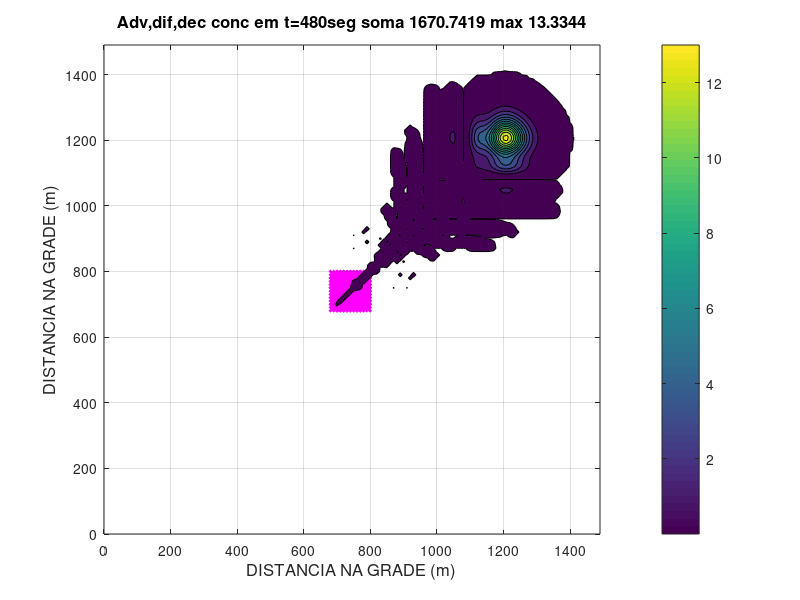

The MATLAB source for this figure:
% Programa para adveccao, difusao e decaimento 2D
% de vazamento instantaneo de poluente no mar
% (com monitoramento da concentracao total)

% adveccao - explicito, centrado no tempo
% difusao - explicito, avancado no tempo
% decaimento - implicito

%%%%constantes do modelo (Sistema Internacional de Unidades - SI)
clear all; close all; clc

jmax=150;
kmax=150;
nmax=480;
dx=10;
dy=10;
dt=1;
kx=0.1;
ky=0.1;
r=5e-3; 
freqplot=60;
concorte=0.0001;
xgrid=((1:jmax)-1)*dx;
ygrid=((1:kmax)-1)*dy;
%%%%%testar com r=0;

%%%%%Condicoes iniciais
% kj em vez de jk !!!!!!
fant=zeros(kmax,jmax);
fatu=zeros(kmax,jmax);
fren=zeros(kmax,jmax);
xderr=70:80;
yderr=70:80;
cderr=100; % [kg]

[xder,yder]=meshgrid(xderr,yderr);
fant(yder,xder)=cderr;
fatu(yder,xder)=cderr;
['Valores iniciais do total de poluente e seu maximo']
soma=sum(sum(fatu))
maximo=max(max(fatu))

%%%%Campo de velocidades
u=ones(kmax,jmax)*1.0;
v=ones(kmax,jmax)*1.0;

quadv=dt/dx;
qvadv=dt/dy;
qudif=2*dt*kx/dx/dx;
qvdif=2*dt*ky/dy/dy;
rdec=1+2*dt*r; % (eq. 4.33)

%%%%%Equacao da adveccao - difusao - decaimento 2D
kplot=2;
for n=3:nmax
fren(2:kmax-1,2:jmax-1)=(fant(2:kmax-1,2:jmax-1)...
    -u(2:kmax-1,2:jmax-1)*quadv.*(fatu(2:kmax-1,3:jmax)-fatu(2:kmax-1,1:jmax-2))...
    -v(2:kmax-1,2:jmax-1)*qvadv.*(fatu(3:kmax,2:jmax-1)-fatu(1:kmax-2,2:jmax-1))...
    +qudif*(fant(2:kmax-1,3:jmax)-2*fant(2:kmax-1,2:jmax-1)+fant(2:kmax-1,1:jmax-2))...
    +qvdif*(fant(3:kmax,2:jmax-1)-2*fant(2:kmax-1,2:jmax-1)+fant(1:kmax-2,2:jmax-1)))/rdec;
ind=find(fren<concorte);
fren(ind)=0;
kplot=kplot+1;
if(kplot==freqplot)
kplot=0;
%%%%%calculo da soma das concentracoes e seu maximo
soma=sum(sum(fren));
maximo=max(max(fren));
figure(1)
plot(xgrid(xder),ygrid(yder),'xm','LineWidth',2)
hold
contourf(xgrid,ygrid,fren,[concorte:maximo])
colorbar
axis([xgrid(1) xgrid(jmax) ygrid(1) ygrid(kmax)])
tempo=n*dt;
%%%%%calculo da soma das concentracoes e seu maximo
soma=sum(sum(fren));
maximo=max(max(fren));
title(['Adv,dif,dec conc em t=',num2str(tempo),'seg soma ',num2str(soma),' max ',num2str(maximo)],'fontsize',12)
xlabel('DISTANCIA NA GRADE (m)','fontsize',12)
ylabel('DISTANCIA NA GRADE (m)','fontsize',12)
grid on
hold off
%pause
end
fant=fatu;
fatu=fren;
end

    














